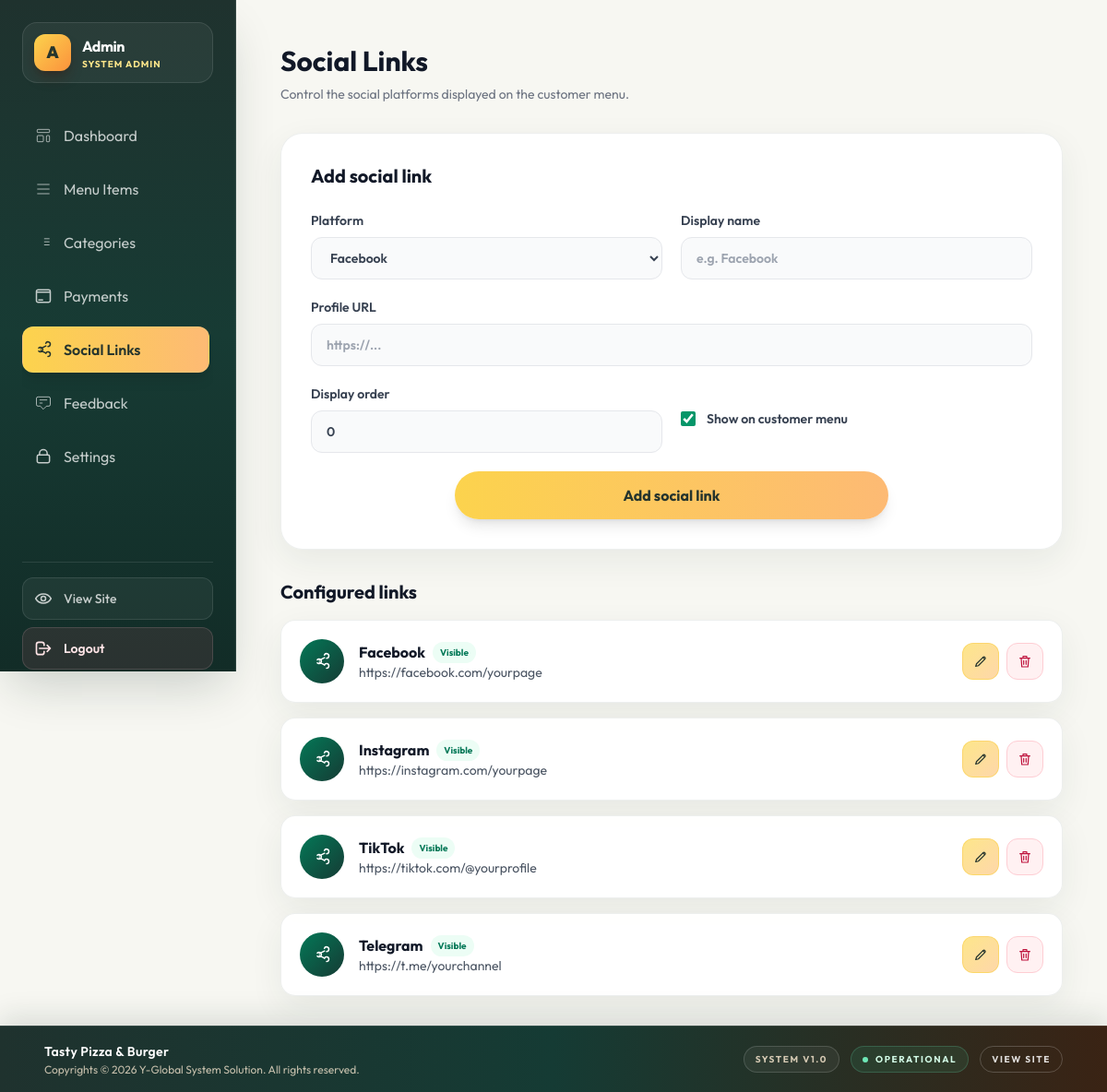
The page /admin/social_links.php (signed in) on the database its author committed.
### tables this page shows
CREATE TABLE `social_links` (
  `id` int(11) NOT NULL AUTO_INCREMENT,
  `platform` varchar(50) NOT NULL,
  `name` varchar(100) NOT NULL,
  `url` text NOT NULL,
  `is_active` tinyint(1) DEFAULT 1,
  `sort_order` int(11) DEFAULT 0,
  PRIMARY KEY (`id`)
);

### includes/db.php (called while the page is built, shortened)
<?php
try {
    $default_settings = [
        'brand_name' => 'Tasty Pizza & Burger',
        'brand_short_name' => 'Tasty Pizza',
        'brand_tagline' => 'Digital Menu',
        'phone_number' => '0926862255',
        'copyright_name' => 'Tasty Pizza & Burger',
    ];
} catch (PDOException $e) {
    die("Database connection failed: " . $e->getMessage());
}
?>

### admin/social_links.php (the view, shortened to what this page needs)
<?php
require_once '../includes/db.php';
$platforms = [
    'facebook' => 'Facebook',
    'instagram' => 'Instagram',
    'tiktok' => 'TikTok',
    'telegram' => 'Telegram',
    'whatsapp' => 'WhatsApp',
    'youtube' => 'YouTube',
];
$editing = null;
$links = $pdo->query("SELECT * FROM social_links ORDER BY sort_order ASC, id ASC")->fetchAll();
include 'header.php';
?>
<div class="mx-auto max-w-5xl">
    <header class="mb-8">
        <h2 class="text-3xl font-bold text-gray-900">Social Links</h2>
        <p class="mt-2 text-sm text-gray-500">Control the social platforms displayed on the customer menu.</p>
    </header>
    <section class="glass-card mb-8 rounded-3xl p-6 lg:p-8">
        <h3 class="mb-6 text-xl font-bold text-gray-900"><?= $editing ? 'Edit social link' : 'Add social link' ?></h3>
        <form method="POST" class="grid grid-cols-1 gap-5 md:grid-cols-2">
            <label class="text-sm font-semibold text-gray-700">
                Platform
                <select name="platform" required class="mt-2 w-full rounded-xl border border-gray-200 bg-gray-50 px-4 py-3 focus:border-orange-500 focus:outline-none">
                    <?php foreach ($platforms as $value => $label): ?>
                        <option value="<?= htmlspecialchars($value) ?>" <?= ($editing['platform'] ?? '') === $value ? 'selected' : '' ?>>
                            <?= htmlspecialchars($label) ?>
                        </option>
                    <?php endforeach; ?>
                </select>
            </label>
            <label class="text-sm font-semibold text-gray-700">
                Display name
                <input name="name" required maxlength="100" value="<?= htmlspecialchars($editing['name'] ?? '') ?>" placeholder="e.g. Facebook"
                    class="mt-2 w-full rounded-xl border border-gray-200 bg-gray-50 px-4 py-3 focus:border-orange-500 focus:outline-none">
            </label>
            <label class="text-sm font-semibold text-gray-700 md:col-span-2">
                Profile URL
                <input type="url" name="url" required maxlength="500" value="<?= htmlspecialchars($editing['url'] ?? '') ?>" placeholder="https://..."
                    class="mt-2 w-full rounded-xl border border-gray-200 bg-gray-50 px-4 py-3 focus:border-orange-500 focus:outline-none">
            </label>
            <label class="text-sm font-semibold text-gray-700">
                Display order
                <input type="number" name="sort_order" min="0" max="999" value="<?= (int) ($editing['sort_order'] ?? 0) ?>"
                    class="mt-2 w-full rounded-xl border border-gray-200 bg-gray-50 px-4 py-3 focus:border-orange-500 focus:outline-none">
            </label>
            <label class="flex items-center gap-3 text-sm font-semibold text-gray-700">
                <input type="checkbox" name="is_active" value="1" <?= !isset($editing['is_active']) || $editing['is_active'] ? 'checked' : '' ?>
                    class="h-4 w-4 accent-emerald-600">
                Show on customer menu
            </label>
            <div class="flex flex-col items-center gap-3 md:col-span-2">
                <button type="submit" class="w-full rounded-full bg-gradient-to-r from-amber-300 to-orange-300 px-6 py-3.5 font-bold text-[#25342d] shadow-lg transition hover:-translate-y-0.5 md:w-3/5">
                    <?= $editing ? 'Save changes' : 'Add social link' ?>
                </button>
            </div>
        </form>
    </section>
    <section class="space-y-4">
        <h3 class="text-xl font-bold text-gray-900">Configured links</h3>
        <?php foreach ($links as $link): ?>
            <article class="glass-card flex flex-col gap-4 rounded-2xl p-5 sm:flex-row sm:items-center">
                <div class="flex h-12 w-12 shrink-0 items-center justify-center rounded-full bg-gradient-to-br from-emerald-700 to-[#153b34] text-white">
                    <svg class="h-5 w-5" fill="none" stroke="currentColor" viewBox="0 0 24 24" aria-hidden="true">
                        <path stroke-linecap="round" stroke-linejoin="round" stroke-width="1.8" d="M18 8a3 3 0 1 0-2.83-4M6 14a3 3 0 1 0 0-4m12 11a3 3 0 1 0-2.83-4M8.7 10.7l6.6-3.4m-6.6 6 6.6 3.4" />
                    </svg>
                </div>
                <div class="min-w-0 flex-1">
                    <div class="flex flex-wrap items-center gap-2">
                        <h4 class="font-bold text-gray-900"><?= htmlspecialchars($link['name']) ?></h4>
                        <span class="rounded-full px-2 py-1 text-[10px] font-bold <?= $link['is_active'] ? 'bg-emerald-50 text-emerald-700' : 'bg-gray-100 text-gray-500' ?>">
                            <?= $link['is_active'] ? 'Visible' : 'Hidden' ?>
                        </span>
                    </div>
                    <p class="truncate text-sm text-gray-600"><?= htmlspecialchars($link['url']) ?></p>
                </div>
                <div class="flex gap-2">
                    <a href="social_links.php?edit=<?= (int) $link['id'] ?>" aria-label="Edit <?= htmlspecialchars($link['name']) ?>" title="Edit link"
                        class="inline-flex h-10 w-10 items-center justify-center rounded-xl border border-amber-300/60 bg-gradient-to-br from-amber-200 to-orange-200 text-[#25342d]">
                        <svg class="h-4 w-4" fill="none" stroke="currentColor" viewBox="0 0 24 24" aria-hidden="true">
                            <path stroke-linecap="round" stroke-linejoin="round" stroke-width="1.8" d="m15.5 5.5 3 3M4 20l4.3-.9L19 8.4a2.1 2.1 0 0 0-3-3L5.3 16.1 4 20Z" />
                        </svg>
                    </a>
                    <form method="POST">
                        <button type="button" @click="requestConfirmation('Remove this social link?', () => $el.closest('form').requestSubmit())" aria-label="Delete <?= htmlspecialchars($link['name']) ?>" title="Delete link"
                            class="inline-flex h-10 w-10 items-center justify-center rounded-xl border border-rose-200 bg-rose-50 text-rose-700">
                            <svg class="h-4 w-4" fill="none" stroke="currentColor" viewBox="0 0 24 24" aria-hidden="true">
                                <path stroke-linecap="round" stroke-linejoin="round" stroke-width="1.8" d="M4 7h16m-10 4v6m4-6v6M6 7l1 14h10l1-14M9 7V4h6v3" />
                            </svg>
                        </button>
                    </form>
                </div>
            </article>
        <?php endforeach; ?>
    </section>
</div>
<?php include 'footer.php'; ?>

### admin/header.php (style rules this page uses)
:root { --admin-footer-height: 72px; }
body { font-family: 'Outfit', sans-serif; background: #f7f7f2; color: #20332b; }
.glass-card { background: rgba(255, 255, 255, 0.94); border: 1px solid rgba(31, 50, 46, 0.08); box-shadow: 0 12px 36px rgba(31, 50, 46, 0.07); }

### rows shown on the page
social_links: name "Facebook", is_active "Visible", url "https://facebook.com/yourpage"
social_links: name "Instagram", is_active "Visible", url "https://instagram.com/yourpage"
social_links: name "TikTok", is_active "Visible", url "https://tiktok.com/@yourprofile"
social_links: name "Telegram", is_active "Visible", url "https://t.me/yourchannel"

### other values the page prints
$admin_initial "A"
$admin_name "Admin"
$admin_role "SYSTEM ADMIN"
get_app_setting('brand_name', 'Tasty Pizza & Burger') "Tasty Pizza & Burger"
form field platform "Facebook"
